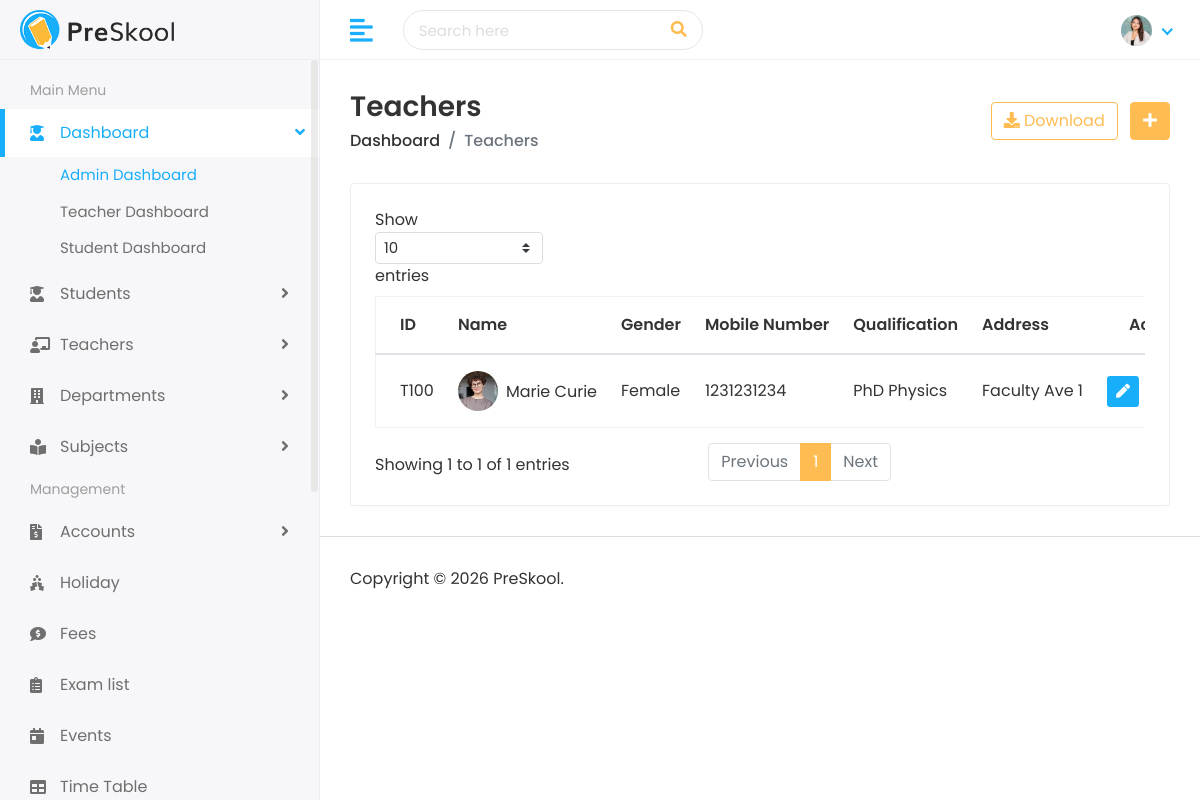
Screenshot of /teachers/ with the database file from the repository.
### faculty/models.py (models this page shows, shortened)
class Teacher(models.Model):
    teacher_id = models.CharField(max_length=50, unique=True)
    first_name = models.CharField(max_length=100)
    last_name = models.CharField(max_length=100)
    gender = models.CharField(max_length=20, choices=[('Male', 'Male'), ('Female', 'Female'), ('Others', 'Others')])
    date_of_birth = models.DateField()
    mobile_number = models.CharField(max_length=20)
    joining_date = models.DateField()
    qualification = models.CharField(max_length=150)
    experience = models.CharField(max_length=100)
    username = models.CharField(max_length=100, unique=True)
    email = models.EmailField(max_length=150, unique=True)
    password = models.CharField(max_length=100)
    address = models.TextField()
    city = models.CharField(max_length=100)
    state = models.CharField(max_length=100)
    zip_code = models.CharField(max_length=20)
    country = models.CharField(max_length=100)
    image = models.ImageField(upload_to='teachers/', blank=True, null=True)
    department = models.ForeignKey(
        Department, on_delete=models.SET_NULL,
        null=True, blank=True, related_name='teachers'
    )

### faculty/views.py (the view)
# urls.py: path('teachers/', views.teacher_list, name='teacher_list'),
def teacher_list(request):
    teachers = Teacher.objects.all()
    return render(request, 'teachers/teachers.html', {'teachers': teachers})

### templates/teachers/teachers.html (shortened to what this page needs)
{% extends 'Home/base.html' %}
{% load static %}
{% block body %}
         <div class="page-wrapper">
            <div class="content container-fluid">
               <div class="page-header">
                  <div class="row align-items-center">
                     <div class="col">
                        <h3 class="page-title">Teachers</h3>
                        <ul class="breadcrumb">
                           <li class="breadcrumb-item"><a href="/dashboard">Dashboard</a></li>
                           <li class="breadcrumb-item active">Teachers</li>
                        </ul>
                     </div>
                     <div class="col-auto text-right float-right ml-auto">
                        <a href="#" class="btn btn-outline-primary mr-2"><i class="fas fa-download"></i> Download</a>
                        <a href="{% url 'add_teacher' %}" class="btn btn-primary"><i class="fas fa-plus"></i></a>
                     </div>
                  </div>
               </div>
               <div class="row">
                  <div class="col-sm-12">
                     <div class="card card-table">
                        <div class="card-body">
                           <div class="table-responsive">
                              <table class="table table-hover table-center mb-0 datatable">
                                 <thead>
                                    <tr>
                                       <th>ID</th>
                                       <th>Name</th>
                                       <th>Gender</th>
                                       <th>Mobile Number</th>
                                       <th>Qualification</th>
                                       <th>Address</th>
                                       <th class="text-right">Action</th>
                                    </tr>
                                 </thead>
                                 <tbody>
                                    {% for teacher in teachers %}
                                    <tr>
                                       <td>{{ teacher.teacher_id }}</td>
                                       <td>
                                          <h2 class="table-avatar">
                                             <a href="{% url 'view_teacher' teacher.teacher_id %}" class="avatar avatar-sm mr-2">
                                                 {% if teacher.image %}
                                                 <img class="avatar-img rounded-circle" src="{{ teacher.image.url }}" alt="Profile Image">
                                                 {% else %}
                                                 <img class="avatar-img rounded-circle" src="{% static 'assets/img/profiles/avatar-02.jpg' %}" alt="User Image">
                                                 {% endif %}
                                             </a>
                                             <a href="{% url 'view_teacher' teacher.teacher_id %}">{{ teacher.first_name }} {{ teacher.last_name}}</a>
                                          </h2>
                                       </td>
                                       <td>{{ teacher.gender }}</td>
                                       <td>{{ teacher.mobile_number }}</td>
                                       <td>{{ teacher.qualification }}</td>
                                       <td>{{ teacher.address }}</td>
                                       <td class="text-right">
                                          <div class="actions">
                                             <a href="{% url 'edit_teacher' teacher.teacher_id %}" class="btn btn-sm bg-success-light mr-2">
                                                 <i class="fas fa-pen"></i>
                                             </a>
                                         </div>
                                       </td>
                                    </tr>
                                    {% endfor %}
                                 </tbody>
                              </table>
                           </div>
                        </div>
                     </div>
                  </div>
               </div>
            </div>
            <footer>
               <p>Copyright © 2026 PreSkool.</p>
            </footer>
         </div>
      </div>
   </body>
</html>
{% endblock %}

### static/assets/css/style.css (style rules this page uses)
html { height: 100%; }
body { background-color: #fff; color: #333; font-family: 'Poppins', sans-serif; font-size: 1rem; height: 100%; line-height: 1.5; overflow-x: hidden; }
h1, h2, h3, h4, h5, h6 { font-family: 'Poppins', sans-serif; margin-top: 0; }
ul, ol { padding: 0px; list-style: none; }
.table { color: #333; max-width: 100%; margin-bottom: 0; width: 100%; }
.table.dataTable { border-collapse: collapse !important; border: 1px solid rgba(0, 0, 0, 0.05); }
table.table td h2 { display: inline-block; font-size: inherit; font-weight: 400; margin: 0; padding: 0; vertical-align: middle; }
table.table td h2.table-avatar { align-items: center; display: inline-flex; font-size: inherit; font-weight: 400; margin: 0; padding: 0; vertical-align: middle; white-space: nowrap; }
table.table td h2 a { color: #333; }
.table thead tr th { font-weight: 600; }
.table tbody tr { border-bottom: 1px solid rgba(0, 0, 0, 0.05); }
.table.table-center td, .table.table-center th { vertical-align: middle; }
.card-table .card-body .table > thead > tr > th { border-top: 0; }
.card-table .card-body .table tr td:first-child, .card-table .card-body .table tr th:first-child { padding-left: 1.5rem; }
.card-table .card-body .table tr td:last-child, .card-table .card-body .table tr th:last-child { padding-right: 1.5rem; }
.card-table .table td, .card-table .table th { border-top: 1px solid #e2e5e8; padding: 1rem 0.75rem; white-space: nowrap; }
.btn-primary { background-color: #FFBC53; border: 1px solid #FFBC53; }
.btn-outline-primary { color: #FFBC53; border-color: #FFBC53; }
.card { border: 1px solid #ececf5; box-shadow: 0 1px 3px 0 rgba(0, 0, 0, 0.03); margin-bottom: 1.875rem; }
.card-body { padding: 1.5rem; }
.bg-success-light { background-color: #18aefa; color: #fff; }
.avatar { position: relative; display: inline-block; width: 3rem; height: 3rem }
.avatar > img { width: 100%; height: 100%; -o-object-fit: cover; object-fit: cover; }
.avatar-sm { width: 2.5rem; height: 2.5rem; }
footer { padding: 1.875rem 1.875rem; border-top: 1px solid #ddd; }
footer p { margin: 0px; }
.page-wrapper { margin-left: 320px; padding-top: 60px; position: relative; transition: all 0.4s ease; }
.page-wrapper > .content { padding: 1.875rem 1.875rem 0; }
.page-header { margin-bottom: 1.875rem; }
.page-header .breadcrumb { background-color: transparent; color: #6c757d; font-size: 1rem; font-weight: 500; margin-bottom: 0; padding: 0; }
.page-header .breadcrumb a { color: #333; }
.page-title { font-size: 28px; font-weight: 600; color: #333; margin-bottom: 5px; }

### rows the page displays
Teacher: teacher_id "T100", first_name "Marie", last_name "Curie", gender "Female", mobile_number "1231231234", qualification "PhD Physics", address "Faculty Ave 1"
